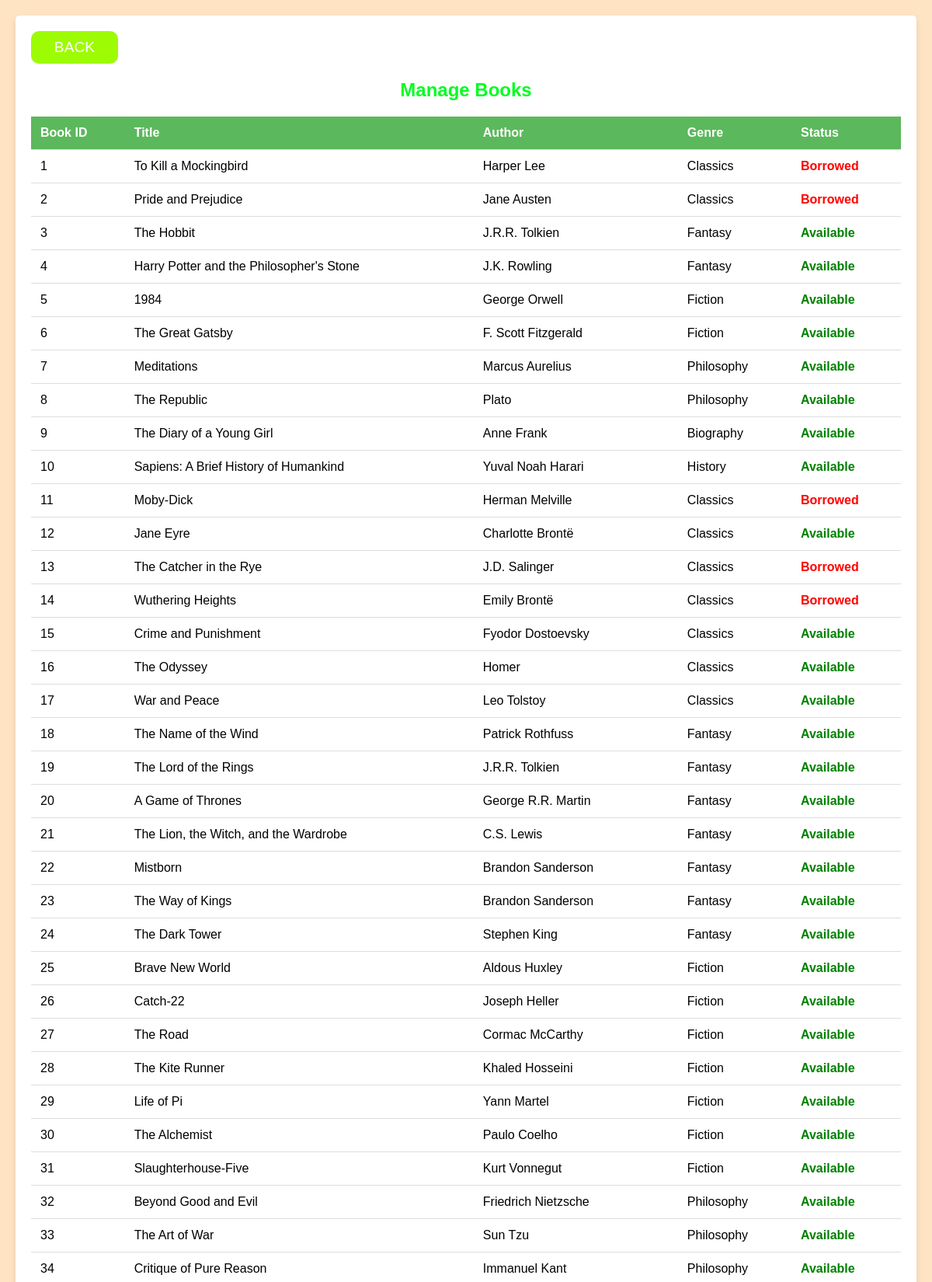
/manage_Books.php (upper part), run on the app's committed database.
### tables this page shows
CREATE TABLE `books` (
  `id` int(11) NOT NULL,
  `title` varchar(255) NOT NULL,
  `author` varchar(255) NOT NULL,
  `genre` varchar(255) NOT NULL,
  `categoryid` int(11) DEFAULT NULL,
  `status` enum('available','borrowed') DEFAULT 'available'
);

### manage_Books.php (the view, shortened to what this page needs)
<?php
include 'db.php';
$updateSql = "
    UPDATE Books b
    INNER JOIN BorrowedBooks bb ON b.id = bb.bookID
    INNER JOIN ReturnedBooks rb ON bb.borrow_id = rb.borrow_id
    SET b.status = 'available'
    WHERE rb.return_date IS NOT NULL
";
$conn->query($updateSql);
$sql = "SELECT * FROM Books";
$result = $conn->query($sql);
$books = $result->fetch_all(MYSQLI_ASSOC);
?>
<!DOCTYPE html>
<html lang="en">
<head>
    <link rel="stylesheet" href="ManageBooks.css">
</head>
<body>
    <div class="container">
        <div class="back">
            <button type="BACK" onclick="window.location.href='index.php';">BACK</button>
        </div>
        <h2>Manage Books</h2>
        <table>
            <tr>
                <th>Book ID</th>
                <th>Title</th>
                <th>Author</th>
                <th>Genre</th>
                <th>Status</th>
            </tr>
            <?php foreach ($books as $book): ?>
                <tr>
                    <td><?php echo htmlspecialchars($book['id']); ?></td>
                    <td><?php echo htmlspecialchars($book['title']); ?></td>
                    <td><?php echo htmlspecialchars($book['author']); ?></td>
                    <td><?php echo htmlspecialchars($book['genre']); ?></td>
                    <td class="<?php echo htmlspecialchars($book['status'] == 'available' ? 'available' : 'borrowed'); ?>">
                        <?php echo htmlspecialchars($book['status']); ?>
                    </td>
                </tr>
            <?php endforeach; ?>
        </table>
    </div>
</body>
</html>

### ManageBooks.css (style rules this page uses)
* { box-sizing: border-box; }
body { font-family: Arial, sans-serif; background-color:bisque; margin: 0; padding: 20px; }
.container { max-width: 2000px; margin: auto; background-color: #fff; padding: 20px; border-radius: 5px; box-shadow: 0 4px 8px rgba(0, 0, 0, 0.1); }
h2 { text-align: center; color: #03fc20; }
table { width: 100%; border-collapse: collapse; margin-top: 20px; }
th, td { padding: 12px; text-align: left; border-bottom: 1px solid #ddd; }
th { background-color: #5cb85c; color: white; }
button[type="BACK"] { display: block; justify-content: center; margin: 0 0 10px; width: 10%; padding: 10px; border-radius: 10px; background-color: #9dfc03; color: #fff; border: none; cursor: pointer; font-size: 1.2em; }
.available { color: green; text-transform: capitalize; font-weight: bold; }
.borrowed { color: red; text-transform: capitalize; font-weight: bold; }

### data on the page
books: id "1", title "To Kill a Mockingbird", author "Harper Lee", genre "Classics", status "Borrowed"
books: id "2", title "Pride and Prejudice", author "Jane Austen", genre "Classics", status "Borrowed"
books: id "3", title "The Hobbit", author "J.R.R. Tolkien", genre "Fantasy", status "Available"
books: id "4", title "Harry Potter and the Philosopher's Stone", author "J.K. Rowling", genre "Fantasy", status "Available"
books: id "5", title "1984", author "George Orwell", genre "Fiction", status "Available"
books: id "6", title "The Great Gatsby", author "F. Scott Fitzgerald", genre "Fiction", status "Available"
books: id "7", title "Meditations", author "Marcus Aurelius", genre "Philosophy", status "Available"
books: id "8", title "The Republic", author "Plato", genre "Philosophy", status "Available"
books: id "9", title "The Diary of a Young Girl", author "Anne Frank", genre "Biography", status "Available"
books: id "10", title "Sapiens: A Brief History of Humankind", author "Yuval Noah Harari", genre "History", status "Available"
books: id "11", title "Moby-Dick", author "Herman Melville", genre "Classics", status "Borrowed"
books: id "12", title "Jane Eyre", author "Charlotte Brontë", genre "Classics", status "Available"
books: id "13", title "The Catcher in the Rye", author "J.D. Salinger", genre "Classics", status "Borrowed"
books: id "14", title "Wuthering Heights", author "Emily Brontë", genre "Classics", status "Borrowed"
books: id "15", title "Crime and Punishment", author "Fyodor Dostoevsky", genre "Classics", status "Available"
books: id "16", title "The Odyssey", author "Homer", genre "Classics", status "Available"
books: id "17", title "War and Peace", author "Leo Tolstoy", genre "Classics", status "Available"
books: id "18", title "The Name of the Wind", author "Patrick Rothfuss", genre "Fantasy", status "Available"
books: id "19", title "The Lord of the Rings", author "J.R.R. Tolkien", genre "Fantasy", status "Available"
books: id "20", title "A Game of Thrones", author "George R.R. Martin", genre "Fantasy", status "Available"
books: id "21", title "The Lion, the Witch, and the Wardrobe", author "C.S. Lewis", genre "Fantasy", status "Available"
books: id "22", title "Mistborn", author "Brandon Sanderson", genre "Fantasy", status "Available"
books: id "23", title "The Way of Kings", author "Brandon Sanderson", genre "Fantasy", status "Available"
books: id "24", title "The Dark Tower", author "Stephen King", genre "Fantasy", status "Available"
books: id "25", title "Brave New World", author "Aldous Huxley", genre "Fiction", status "Available"
books: id "26", title "Catch-22", author "Joseph Heller", genre "Fiction", status "Available"
books: id "27", title "The Road", author "Cormac McCarthy", genre "Fiction", status "Available"
books: id "28", title "The Kite Runner", author "Khaled Hosseini", genre "Fiction", status "Available"
books: id "29", title "Life of Pi", author "Yann Martel", genre "Fiction", status "Available"
books: id "30", title "The Alchemist", author "Paulo Coelho", genre "Fiction", status "Available"
books: id "31", title "Slaughterhouse-Five", author "Kurt Vonnegut", genre "Fiction", status "Available"
books: id "32", title "Beyond Good and Evil", author "Friedrich Nietzsche", genre "Philosophy", status "Available"
books: id "33", title "The Art of War", author "Sun Tzu", genre "Philosophy", status "Available"
books: id "34", title "Critique of Pure Reason", author "Immanuel Kant", genre "Philosophy", status "Available"
